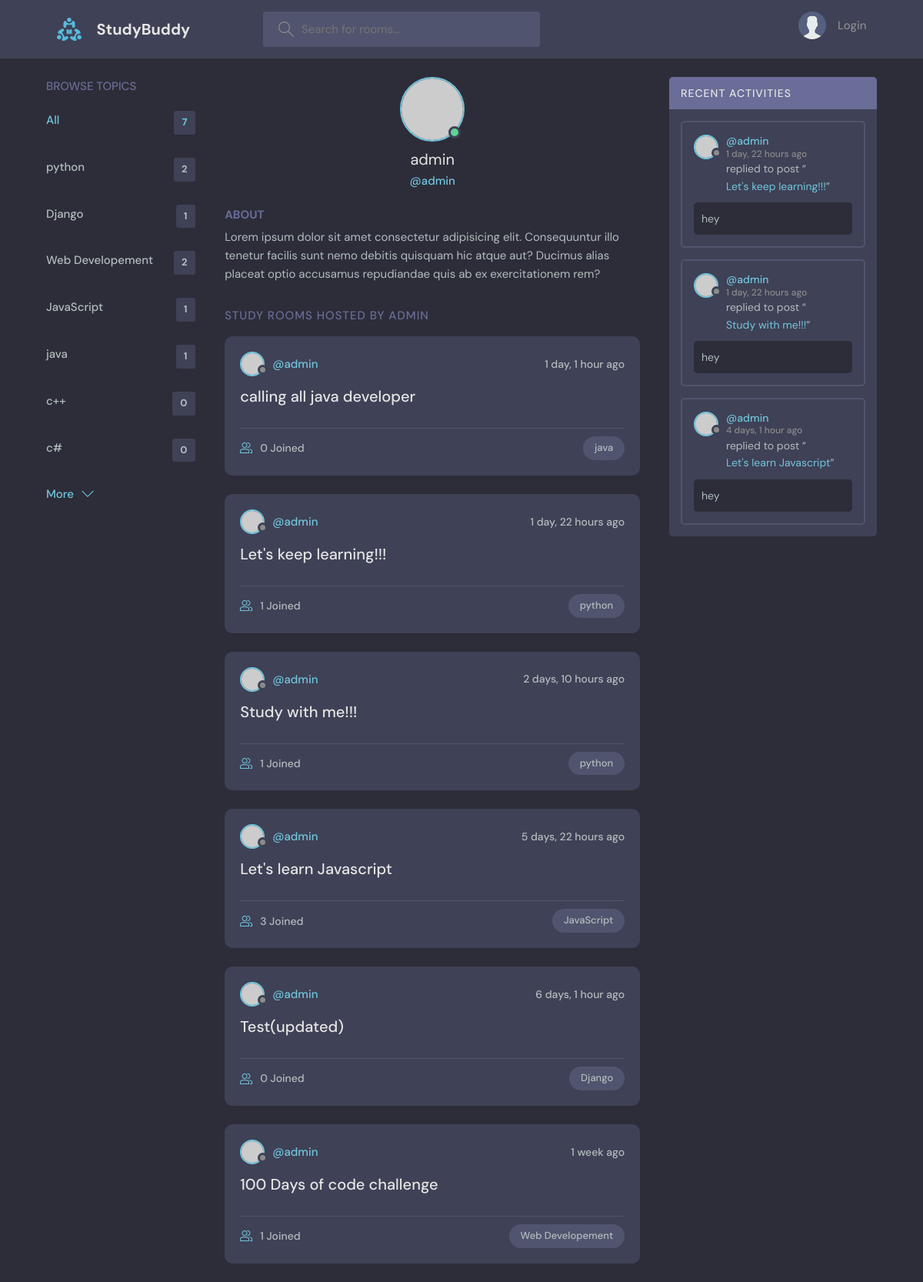
Page /profile/1/ on the committed database.
### base/models.py (models this page shows, shortened)
class Topic(models.Model):
    name = models.CharField(max_length=200)

class Room(models.Model):
    host = models.ForeignKey(User, on_delete=models.SET_NULL, null=True)
    topic = models.ForeignKey(Topic, on_delete=models.SET_NULL, null=True)
    name = models.CharField(max_length=200)
    description = models.TextField(null=True,blank=True)
    participants = models.ManyToManyField(User,related_name='participants', blank=True)
    updated = models.DateTimeField(auto_now=True)
    created = models.DateTimeField(auto_now_add=True)
    class Meta:
        ordering = ['-updated','-created']
    def __str__(self):
        return self.name

class Message(models.Model):
    user = models.ForeignKey(User, on_delete=models.CASCADE)
    room = models.ForeignKey(Room, on_delete=models.CASCADE)
    body = models.TextField()
    updated = models.DateTimeField(auto_now=True)
    created = models.DateTimeField(auto_now_add=True)
    class Meta:
        ordering = ['-updated','-created']

### base/views.py (the view)
# urls.py: path('profile/<str:pk>/',views.userprofile,name ='user-profile'),
def userprofile(request,pk):
    user = User.objects.get(id=pk)
    rooms = user.room_set.all()
    room_messages = user.message_set.all()
    topics = Topic.objects.all()
    context = {'user':user, 'rooms':rooms ,'room_messages':room_messages, 'topics':topics}
    return render(request, 'base/profile.html', context)

### base/templates/base/profile.html (shortened to what this page needs)
{% extends 'main.html' %}
{% block content %}
<main class="profile-page layout layout--3">
  <div class="container">
    {% include 'base/topics_component.html' %}
    <div class="roomList">
      <div class="profile">
        <div class="profile__avatar">
          <div class="avatar avatar--large active">
            <img src="https://randomuser.me/api/portraits/men/11.jpg" />
          </div>
        </div>
        <div class="profile__info">
          <h3>{{user.username}}</h3>
          <p>@{{user.username}}</p>
        </div>
        <div class="profile__about">
          <h3>About</h3>
          <p>
            Lorem ipsum dolor sit amet consectetur adipisicing elit. Consequuntur illo tenetur
            facilis sunt nemo debitis quisquam hic atque aut? Ducimus alias placeat optio
            accusamus repudiandae quis ab ex exercitationem rem?
          </p>
        </div>
      </div>
      <div class="roomList__header">
        <div>
          <h2>Study Rooms Hosted by Admin</a>
          </h2>
        </div>
      </div>
      {% include 'base/feed_component.html' %}
    </div>
    {% include 'base/activity_component.html' %}
  </div>
</main>
{% endblock %}

### base/templates/base/topics_component.html
<div class="topics">
    <div class="topics__header">
        <h2>Browse Topics</h2>
    </div>
    <ul class="topics__list">
        <li>
            <a href="{% url 'home' %}" class="active">All <span>{{topics.count}}</span></a>
        </li>
        {% for topic in topics %}
        <li>
            <a href="{% url 'home'%}?q={{topic.name}}"> {{topic.name}}<span>{{topic.room_set.all.count}}</span></a>
        </li>
        {% endfor %}
    </ul>
    <a class="btn btn--link" href="{% url 'topics' %}">
        More
        <svg version="1.1" xmlns="http://www.w3.org/2000/svg" width="32" height="32" viewBox="0 0 32 32">
            <title>chevron-down</title>
            <path d="M16 21l-13-13h-3l16 16 16-16h-3l-13 13z"></path>
        </svg>
    </a>
</div>

### base/templates/base/feed_component.html (shortened to what this page needs)
{% for room in rooms %}
<div class="roomListRoom">
    <div class="roomListRoom__header">
        <a href="{% url 'user-profile' room.host.id %}" class="roomListRoom__author">
            <div class="avatar avatar--small">
                <img src="https://randomuser.me/api/portraits/women/11.jpg" />
            </div>
            <span>@{{room.host.username}}</span>
        </a>
        <div class="roomListRoom__actions">
            <span>{{room.created|timesince}} ago</span>
        </div>
    </div>
    <div class="roomListRoom__content">
        <a href="{% url 'room' room.id %}">{{room.name}}</a>
    </div>
    <div class="roomListRoom__meta">
        <a href="{% url 'room' room.id %}" class="roomListRoom__joined">
            {{room.participants.all.count}} Joined
        </a>
        <p class="roomListRoom__topic">{{room.topic.name}}</p>
    </div>
</div>
{% endfor %}

### base/templates/base/activity_component.html (shortened to what this page needs)
<div class="activities">
    <div class="activities__header">
        <h2>Recent Activities</h2>
    </div>
    {% for message in room_messages %}
    <div class="activities__box">
        <div class="activities__boxHeader roomListRoom__header">
            <a href="{% url 'user-profile' message.user.id %}" class="roomListRoom__author">
                <div class="avatar avatar--small">
                    <img src="https://randomuser.me/api/portraits/women/11.jpg" />
                </div>
                <p>
                    @{{message.user}}
                    <span>{{message.created|timesince}} ago</span>
                </p>
            </a>
        </div>
        <div class="activities__boxContent">
            <p>replied to post “<a href="{% url 'room' message.room.id %}">{{message.room}}</a>”</p>
            <div class="activities__boxRoomContent">
                {{message.body}}
            </div>
        </div>
    </div>
    {% endfor %}
</div>

### rows in the picture
Topic: name "python", room_set.all.count "2"
Topic: name "Django", room_set.all.count "1"
Topic: name "Web Developement", room_set.all.count "2"
Topic: name "JavaScript", room_set.all.count "1"
Topic: name "java", room_set.all.count "1"
Topic: name "c++", room_set.all.count "0"
Topic: name "c#", room_set.all.count "0"
Room: host.username "admin", created "1 day, 1 hour", name "calling all java developer", participants.all.count "0", topic.name "java"
Room: host.username "admin", created "1 day, 22 hours", name "Let's keep learning!!!", participants.all.count "1", topic.name "python"
Room: host.username "admin", created "2 days, 10 hours", name "Study with me!!!", participants.all.count "1", topic.name "python"
Room: host.username "admin", created "5 days, 22 hours", name "Let's learn Javascript", participants.all.count "3", topic.name "JavaScript"
Room: host.username "admin", created "6 days, 1 hour", name "Test(updated)", participants.all.count "0", topic.name "Django"
Room: host.username "admin", created "1 week", name "100 Days of code challenge", participants.all.count "1", topic.name "Web Developement"
Message: user "admin", created "1 day, 22 hours", room "Let's keep learning!!!", body "hey"
Message: user "admin", created "1 day, 22 hours", room "Study with me!!!", body "hey"
Message: user "admin", created "4 days, 1 hour", room "Let's learn Javascript", body "hey"

### other values in the picture
{{ topics.count }} "7"
{{ user.username }} "admin"
